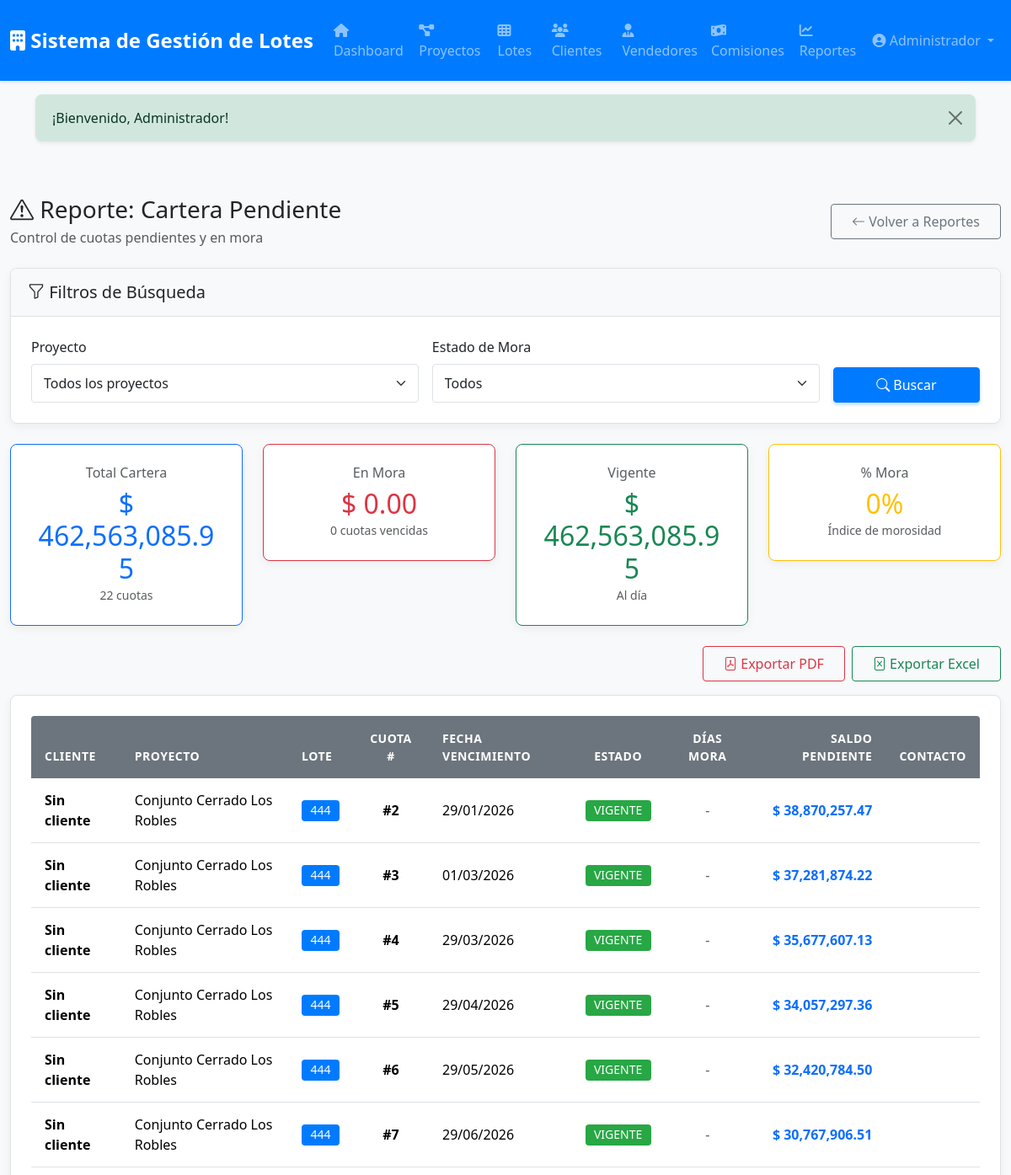
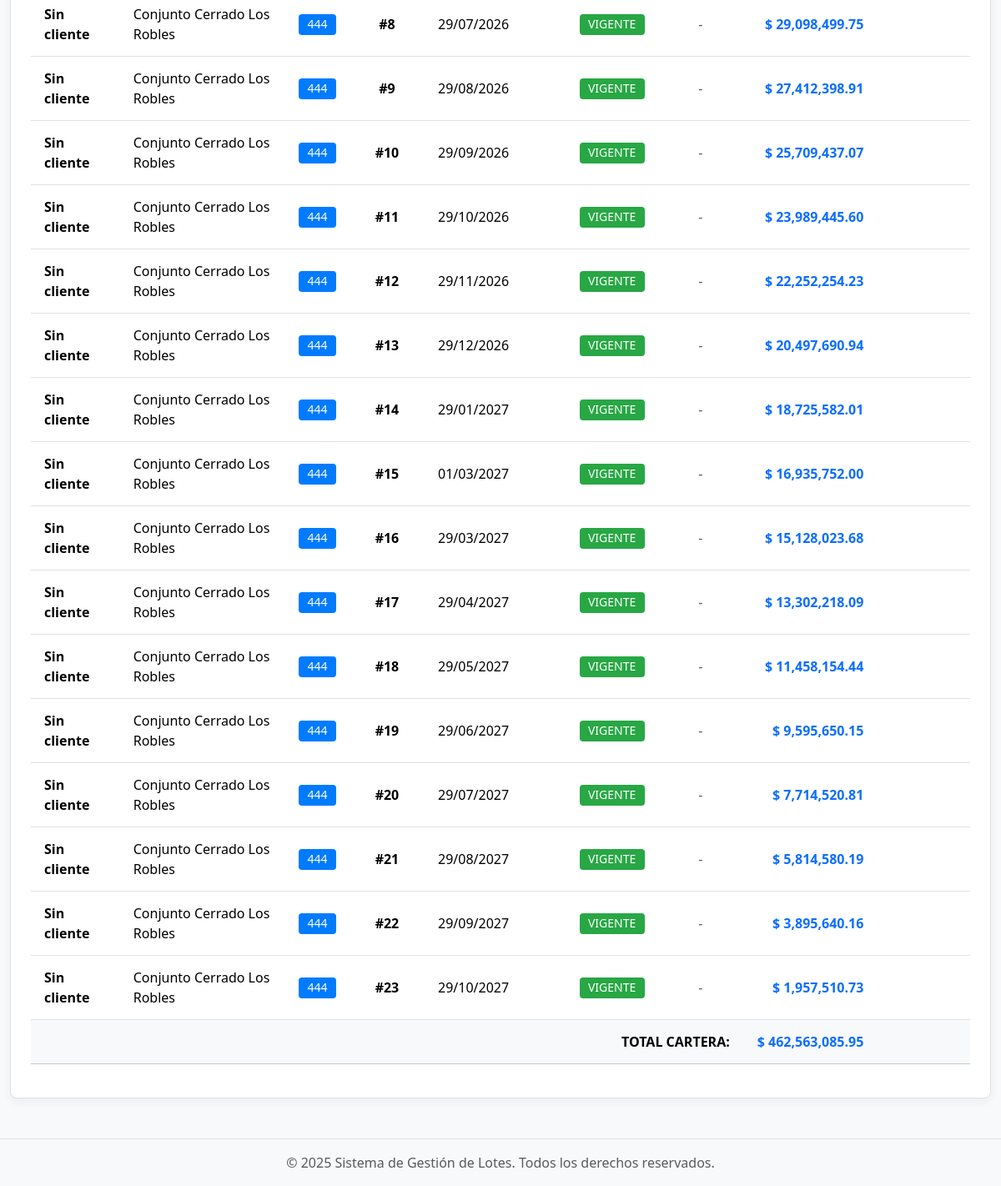
Screenshot of /reportes/cartera (signed in) with the database file from the repository (2 pictures, top to bottom).
### tables this page shows
CREATE TABLE `amortizaciones` (
  `id` int(10) UNSIGNED NOT NULL,
  `lote_id` int(10) UNSIGNED NOT NULL,
  `numero_cuota` smallint(5) UNSIGNED NOT NULL,
  `fecha_vencimiento` date NOT NULL,
  `fecha_pago` date DEFAULT NULL,
  `estado` enum('pendiente','pagada','cancelada') DEFAULT 'pendiente',
  `valor_cuota` decimal(15,2) NOT NULL,
  `capital` decimal(15,2) NOT NULL DEFAULT 0.00,
  `interes` decimal(15,2) NOT NULL DEFAULT 0.00,
  `saldo` decimal(15,2) NOT NULL DEFAULT 0.00,
  `valor_pagado` decimal(15,2) DEFAULT 0.00,
  `saldo_pendiente` decimal(15,2) GENERATED ALWAYS AS (`valor_cuota` - `valor_pagado`) STORED,
  `dias_mora` int(10) UNSIGNED DEFAULT 0,
  `observaciones` text DEFAULT NULL,
  `created_at` timestamp NULL DEFAULT current_timestamp(),
  `updated_at` timestamp NULL DEFAULT current_timestamp() ON UPDATE current_timestamp()
);

CREATE TABLE `proyectos` (
  `id` int(10) UNSIGNED NOT NULL,
  `codigo` varchar(20) NOT NULL COMMENT 'Código único del proyecto',
  `nombre` varchar(150) NOT NULL,
  `ubicacion` varchar(255) DEFAULT NULL,
  `descripcion` text DEFAULT NULL,
  `estado` enum('activo','completado','pausado','cancelado') DEFAULT 'activo',
  `fecha_inicio` date DEFAULT NULL,
  `fecha_finalizacion` date DEFAULT NULL,
  `total_lotes` int(10) UNSIGNED DEFAULT 0 COMMENT 'Total de lotes en el proyecto',
  `observaciones` text DEFAULT NULL,
  `created_at` timestamp NULL DEFAULT current_timestamp(),
  `updated_at` timestamp NULL DEFAULT current_timestamp() ON UPDATE current_timestamp()
);

CREATE TABLE `lotes` (
  `id` int(10) UNSIGNED NOT NULL,
  `proyecto_id` int(10) UNSIGNED NOT NULL,
  `codigo_lote` varchar(20) NOT NULL COMMENT 'Código del lote dentro del proyecto',
  `manzana` varchar(10) DEFAULT NULL COMMENT 'Manzana o sector',
  `ubicacion` varchar(255) DEFAULT NULL,
  `area_m2` decimal(10,2) NOT NULL COMMENT 'Área en metros cuadrados',
  `precio_lista` decimal(15,2) NOT NULL COMMENT 'Precio de lista del lote',
  `precio_venta` decimal(15,2) DEFAULT NULL COMMENT 'Precio real de venta (si difiere)',
  `cuota_inicial` decimal(15,2) DEFAULT NULL,
  `monto_financiado` decimal(15,2) DEFAULT NULL,
  `tasa_interes` decimal(5,2) DEFAULT NULL,
  `numero_cuotas` int(11) DEFAULT NULL,
  `fecha_inicio_amortizacion` date DEFAULT NULL,
  `estado` enum('disponible','reservado','vendido','bloqueado') NOT NULL DEFAULT 'disponible',
  `cliente_id` int(10) UNSIGNED DEFAULT NULL COMMENT 'Cliente dueño (si está vendido)',
  `vendedor_id` int(10) UNSIGNED DEFAULT NULL,
  `fecha_venta` date DEFAULT NULL,
  `observaciones` text DEFAULT NULL,
  `descripcion` text DEFAULT NULL,
  `created_at` timestamp NULL DEFAULT current_timestamp(),
  `updated_at` timestamp NULL DEFAULT current_timestamp() ON UPDATE current_timestamp()
);

### app/Views/reportes/cartera.php (the view, shortened to what the rows shown need)
<div class="container-fluid py-4">
    <div class="d-flex justify-content-between align-items-center mb-4">
        <div>
            <h1 class="h3 mb-1">
                <i class="bi bi-exclamation-triangle"></i> Reporte: Cartera Pendiente
            </h1>
            <p class="text-muted mb-0">Control de cuotas pendientes y en mora</p>
        </div>
        <a href="/reportes" class="btn btn-outline-secondary">
            <i class="bi bi-arrow-left"></i> Volver a Reportes
        </a>
    </div>
    <div class="card mb-4">
        <div class="card-header bg-light">
            <h5 class="mb-0"><i class="bi bi-funnel"></i> Filtros de Búsqueda</h5>
        </div>
        <div class="card-body">
            <form method="GET" action="/reportes/cartera">
                <div class="row g-3">
                    <div class="col-md-5">
                        <label for="proyecto_id" class="form-label">Proyecto</label>
                        <select name="proyecto_id" id="proyecto_id" class="form-select">
                            <option value="">Todos los proyectos</option>
                        </select>
                    </div>
                    <div class="col-md-5">
                        <label for="estado_mora" class="form-label">Estado de Mora</label>
                        <select name="estado_mora" id="estado_mora" class="form-select">
                            <option value="">Todos</option>
                        </select>
                    </div>
                    <div class="col-md-2 d-flex align-items-end">
                        <button type="submit" class="btn btn-primary w-100">
                            <i class="bi bi-search"></i> Buscar
                        </button>
                    </div>
                </div>
            </form>
        </div>
    </div>
    <div class="row mb-4">
        <div class="col-md-3">
            <div class="card text-center border-primary">
                <div class="card-body">
                    <h6 class="text-muted">Total Cartera</h6>
                    <h2 class="text-primary mb-0"><?= formatMoney($totalCartera) ?></h2>
                    <small class="text-muted"><?= $cantidadCuotasTotal ?> cuotas</small>
                </div>
            </div>
        </div>
        <div class="col-md-3">
            <div class="card text-center border-danger">
                <div class="card-body">
                    <h6 class="text-muted">En Mora</h6>
                    <h2 class="text-danger mb-0"><?= formatMoney($totalMora) ?></h2>
                    <small class="text-muted"><?= $cantidadCuotasVencidas ?> cuotas vencidas</small>
                </div>
            </div>
        </div>
        <div class="col-md-3">
            <div class="card text-center border-success">
                <div class="card-body">
                    <h6 class="text-muted">Vigente</h6>
                    <h2 class="text-success mb-0"><?= formatMoney($totalVigente) ?></h2>
                    <small class="text-muted">Al día</small>
                </div>
            </div>
        </div>
        <div class="col-md-3">
            <div class="card text-center border-warning">
                <div class="card-body">
                    <h6 class="text-muted">% Mora</h6>
                    <h2 class="text-warning mb-0">
                        <?= $totalCartera > 0 ? round(($totalMora / $totalCartera) * 100, 1) : 0 ?>%
                    </h2>
                    <small class="text-muted">Índice de morosidad</small>
                </div>
            </div>
        </div>
    </div>
    <div class="d-flex justify-content-end gap-2 mb-3">
        <button class="btn btn-outline-danger" onclick="exportarPDF()">
            <i class="bi bi-file-pdf"></i> Exportar PDF
        </button>
        <button class="btn btn-outline-success" onclick="exportarExcel()">
            <i class="bi bi-file-excel"></i> Exportar Excel
        </button>
    </div>
    <div class="card">
        <div class="card-body">
            <div class="table-responsive">
                <table class="table table-hover align-middle">
                    <thead class="table-light">
                        <tr>
                            <th>Cliente</th>
                            <th>Proyecto</th>
                            <th>Lote</th>
                            <th class="text-center">Cuota #</th>
                            <th>Fecha Vencimiento</th>
                            <th class="text-center">Estado</th>
                            <th class="text-center">Días Mora</th>
                            <th class="text-end">Saldo Pendiente</th>
                            <th>Contacto</th>
                        </tr>
                    </thead>
                    <tbody>
                        <?php if (empty($cuotas)): ?>
                            <tr>
                                <td colspan="9" class="text-center text-muted py-4">
                                    <i class="bi bi-check-circle" style="font-size: 3rem;"></i>
                                    <p class="mt-2">¡Excelente! No hay cuotas pendientes con los filtros seleccionados</p>
                                </td>
                            </tr>
                        <?php else: ?>
                            <?php foreach ($cuotas as $cuota): ?>
                                <tr class="<?= $cuota['estado_mora'] === 'VENCIDA' ? 'table-danger' : ($cuota['estado_mora'] === 'POR VENCER' ? 'table-warning' : '') ?>">
                                    <td>
                                        <strong><?= htmlspecialchars($cuota['cliente_nombre']) ?></strong>
                                    </td>
                                    <td><?= htmlspecialchars($cuota['proyecto_nombre']) ?></td>
                                    <td>
                                        <span class="badge bg-primary"><?= htmlspecialchars($cuota['codigo_lote']) ?></span>
                                    </td>
                                    <td class="text-center">
                                        <strong>#<?= $cuota['numero_cuota'] ?></strong>
                                    </td>
                                    <td><?= date('d/m/Y', strtotime($cuota['fecha_vencimiento'])) ?></td>
                                    <td class="text-center">
                                        <?php
                                        $badgeClass = 'secondary';
                                        if ($cuota['estado_mora'] === 'VENCIDA') $badgeClass = 'danger';
                                        elseif ($cuota['estado_mora'] === 'POR VENCER') $badgeClass = 'warning';
                                        elseif ($cuota['estado_mora'] === 'VIGENTE') $badgeClass = 'success';
                                        ?>
                                        <span class="badge bg-<?= $badgeClass ?>"><?= $cuota['estado_mora'] ?></span>
                                    </td>
                                    <td class="text-center">
                                        <?php if ($cuota['dias_mora'] > 0): ?>
                                            <span class="badge bg-danger"><?= $cuota['dias_mora'] ?> días</span>
                                        <?php else: ?>
                                            <span class="text-muted">-</span>
                                        <?php endif; ?>
                                    </td>
                                    <td class="text-end">
                                        <strong class="<?= $cuota['dias_mora'] > 0 ? 'text-danger' : 'text-primary' ?>">
                                            <?= formatMoney($cuota['saldo']) ?>
                                        </strong>
                                    </td>
                                    <td>
                                    </td>
                                </tr>
                            <?php endforeach; ?>
                        <?php endif; ?>
                    </tbody>
                    <?php if (!empty($cuotas)): ?>
                        <tfoot class="table-light fw-bold">
                            <tr>
                                <td colspan="7" class="text-end">TOTAL CARTERA:</td>
                                <td class="text-end text-primary"><?= formatMoney($totalCartera) ?></td>
                                <td></td>
                            </tr>
                        </tfoot>
                    <?php endif; ?>
                </table>
            </div>
        </div>
    </div>
</div>

### core/Router.php (shortened to what the rows shown need)
<?php
class Router
{
    private $routes = [];
    public function __construct($baseUrl = '')
    {
        $this->baseUrl = rtrim($baseUrl, '/');
    }
    private function addRoute($method, $uri, $handler)
    {
        $uri = '/' . trim($uri, '/');
        $this->routes[] = [
            'method' => $method,
            'uri' => $uri,
            'handler' => $handler,
            'pattern' => $this->convertUriToPattern($uri)
        ];
    }
    private function convertUriToPattern($uri)
    {
        $pattern = preg_replace('/\{([a-z_]+)\}/', '([^/]+)', $uri);
        return '#^' . $pattern . '$#';
    }
    public function dispatch()
    {
        $requestMethod = $_SERVER['REQUEST_METHOD'];
        $requestUri = $this->getRequestUri();
        foreach ($this->routes as $route) {
            if ($route['method'] !== $requestMethod) {
                continue;
            }
            if (preg_match($route['pattern'], $requestUri, $matches)) {
                array_shift($matches);
                return $this->callHandler($route['handler'], $matches);
            }
        }
    }
    private function getRequestUri()
    {
        $uri = parse_url($_SERVER['REQUEST_URI'], PHP_URL_PATH);
        return '/' . trim($uri, '/');
    }
    private function callHandler($handler, $params = [])
    {
        if (is_string($handler) && strpos($handler, '@') !== false) {
            list($controller, $method) = explode('@', $handler);
            $controllerInstance = new $controllerClass();
            return call_user_func_array([$controllerInstance, $method], $params);
        }
        throw new Exception("Invalid route handler");
    }
}

### rows the page displays
amortizaciones: cliente_nombre "Sin cliente", proyectos.nombre "Conjunto Cerrado Los Robles", lote.codigo_lote "444", numero_cuota "2", fecha_vencimiento "29/01/2026", estado_mora "VIGENTE", saldo "$ 38,870,257.47"
amortizaciones: cliente_nombre "Sin cliente", proyectos.nombre "Conjunto Cerrado Los Robles", lote.codigo_lote "444", numero_cuota "3", fecha_vencimiento "01/03/2026", estado_mora "VIGENTE", saldo "$ 37,281,874.22"
amortizaciones: cliente_nombre "Sin cliente", proyectos.nombre "Conjunto Cerrado Los Robles", lote.codigo_lote "444", numero_cuota "4", fecha_vencimiento "29/03/2026", estado_mora "VIGENTE", saldo "$ 35,677,607.13"
amortizaciones: cliente_nombre "Sin cliente", proyectos.nombre "Conjunto Cerrado Los Robles", lote.codigo_lote "444", numero_cuota "5", fecha_vencimiento "29/04/2026", estado_mora "VIGENTE", saldo "$ 34,057,297.36"
amortizaciones: cliente_nombre "Sin cliente", proyectos.nombre "Conjunto Cerrado Los Robles", lote.codigo_lote "444", numero_cuota "6", fecha_vencimiento "29/05/2026", estado_mora "VIGENTE", saldo "$ 32,420,784.50"
amortizaciones: cliente_nombre "Sin cliente", proyectos.nombre "Conjunto Cerrado Los Robles", lote.codigo_lote "444", numero_cuota "7", fecha_vencimiento "29/06/2026", estado_mora "VIGENTE", saldo "$ 30,767,906.51"
amortizaciones: cliente_nombre "Sin cliente", proyectos.nombre "Conjunto Cerrado Los Robles", lote.codigo_lote "444", numero_cuota "8", fecha_vencimiento "29/07/2026", estado_mora "VIGENTE", saldo "$ 29,098,499.75"
amortizaciones: cliente_nombre "Sin cliente", proyectos.nombre "Conjunto Cerrado Los Robles", lote.codigo_lote "444", numero_cuota "9", fecha_vencimiento "29/08/2026", estado_mora "VIGENTE", saldo "$ 27,412,398.91"
amortizaciones: cliente_nombre "Sin cliente", proyectos.nombre "Conjunto Cerrado Los Robles", lote.codigo_lote "444", numero_cuota "10", fecha_vencimiento "29/09/2026", estado_mora "VIGENTE", saldo "$ 25,709,437.07"
amortizaciones: cliente_nombre "Sin cliente", proyectos.nombre "Conjunto Cerrado Los Robles", lote.codigo_lote "444", numero_cuota "11", fecha_vencimiento "29/10/2026", estado_mora "VIGENTE", saldo "$ 23,989,445.60"
amortizaciones: cliente_nombre "Sin cliente", proyectos.nombre "Conjunto Cerrado Los Robles", lote.codigo_lote "444", numero_cuota "12", fecha_vencimiento "29/11/2026", estado_mora "VIGENTE", saldo "$ 22,252,254.23"
amortizaciones: cliente_nombre "Sin cliente", proyectos.nombre "Conjunto Cerrado Los Robles", lote.codigo_lote "444", numero_cuota "13", fecha_vencimiento "29/12/2026", estado_mora "VIGENTE", saldo "$ 20,497,690.94"
amortizaciones: cliente_nombre "Sin cliente", proyectos.nombre "Conjunto Cerrado Los Robles", lote.codigo_lote "444", numero_cuota "14", fecha_vencimiento "29/01/2027", estado_mora "VIGENTE", saldo "$ 18,725,582.01"
amortizaciones: cliente_nombre "Sin cliente", proyectos.nombre "Conjunto Cerrado Los Robles", lote.codigo_lote "444", numero_cuota "15", fecha_vencimiento "01/03/2027", estado_mora "VIGENTE", saldo "$ 16,935,752.00"
amortizaciones: cliente_nombre "Sin cliente", proyectos.nombre "Conjunto Cerrado Los Robles", lote.codigo_lote "444", numero_cuota "16", fecha_vencimiento "29/03/2027", estado_mora "VIGENTE", saldo "$ 15,128,023.68"
amortizaciones: cliente_nombre "Sin cliente", proyectos.nombre "Conjunto Cerrado Los Robles", lote.codigo_lote "444", numero_cuota "17", fecha_vencimiento "29/04/2027", estado_mora "VIGENTE", saldo "$ 13,302,218.09"
amortizaciones: cliente_nombre "Sin cliente", proyectos.nombre "Conjunto Cerrado Los Robles", lote.codigo_lote "444", numero_cuota "18", fecha_vencimiento "29/05/2027", estado_mora "VIGENTE", saldo "$ 11,458,154.44"
amortizaciones: cliente_nombre "Sin cliente", proyectos.nombre "Conjunto Cerrado Los Robles", lote.codigo_lote "444", numero_cuota "19", fecha_vencimiento "29/06/2027", estado_mora "VIGENTE", saldo "$ 9,595,650.15"
amortizaciones: cliente_nombre "Sin cliente", proyectos.nombre "Conjunto Cerrado Los Robles", lote.codigo_lote "444", numero_cuota "20", fecha_vencimiento "29/07/2027", estado_mora "VIGENTE", saldo "$ 7,714,520.81"
amortizaciones: cliente_nombre "Sin cliente", proyectos.nombre "Conjunto Cerrado Los Robles", lote.codigo_lote "444", numero_cuota "21", fecha_vencimiento "29/08/2027", estado_mora "VIGENTE", saldo "$ 5,814,580.19"
amortizaciones: cliente_nombre "Sin cliente", proyectos.nombre "Conjunto Cerrado Los Robles", lote.codigo_lote "444", numero_cuota "22", fecha_vencimiento "29/09/2027", estado_mora "VIGENTE", saldo "$ 3,895,640.16"
amortizaciones: cliente_nombre "Sin cliente", proyectos.nombre "Conjunto Cerrado Los Robles", lote.codigo_lote "444", numero_cuota "23", fecha_vencimiento "29/10/2027", estado_mora "VIGENTE", saldo "$ 1,957,510.73"

### other values shown
formatMoney($totalCartera) "$ 462,563,085.95"
